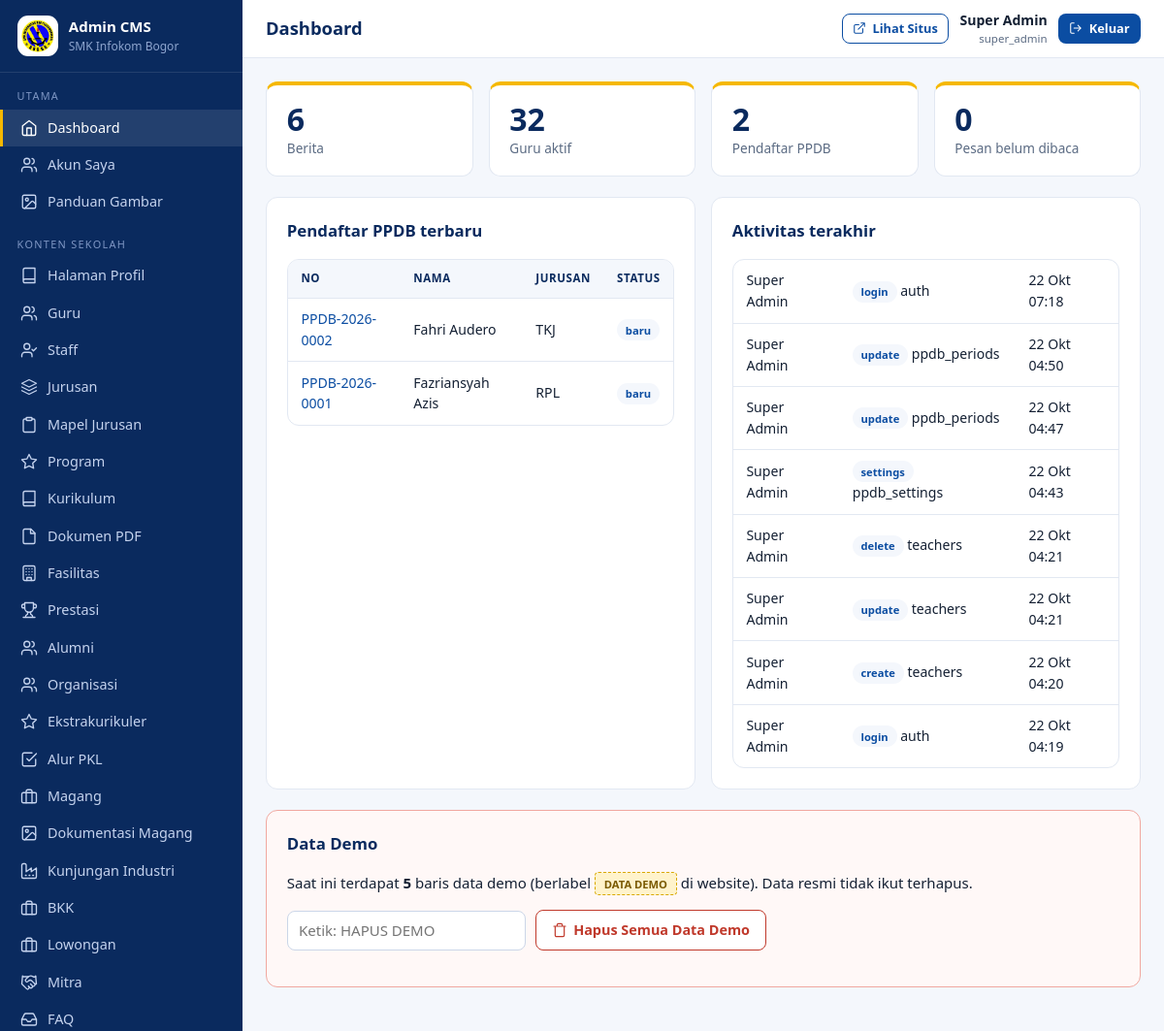
The page /admin/dashboard (signed in) on the database its author committed.
### tables this page shows
CREATE TABLE `users` (
  `id` int(10) UNSIGNED NOT NULL,
  `name` varchar(100) NOT NULL,
  `email` varchar(150) NOT NULL,
  `password` varchar(255) NOT NULL,
  `role_id` int(10) UNSIGNED NOT NULL,
  `is_active` tinyint(1) NOT NULL DEFAULT 1,
  `must_change_password` tinyint(1) NOT NULL DEFAULT 0,
  `last_login_at` datetime DEFAULT NULL,
  `created_at` timestamp NOT NULL DEFAULT current_timestamp(),
  `updated_at` timestamp NOT NULL DEFAULT current_timestamp() ON UPDATE current_timestamp()
);

CREATE TABLE `roles` (
  `id` int(10) UNSIGNED NOT NULL,
  `slug` varchar(40) NOT NULL,
  `name` varchar(80) NOT NULL,
  `created_at` timestamp NOT NULL DEFAULT current_timestamp()
);

CREATE TABLE `ppdb_registrants` (
  `id` int(10) UNSIGNED NOT NULL,
  `reg_number` varchar(30) NOT NULL,
  `verify_token` char(32) NOT NULL,
  `period_id` int(10) UNSIGNED NOT NULL,
  `major_id` int(10) UNSIGNED NOT NULL,
  `name` varchar(150) NOT NULL,
  `nisn` char(10) NOT NULL,
  `school_origin` varchar(150) NOT NULL,
  `birth_place` varchar(100) NOT NULL,
  `birth_date` date NOT NULL,
  `gender` char(1) NOT NULL,
  `address` varchar(300) NOT NULL,
  `phone` varchar(20) NOT NULL,
  `email` varchar(150) DEFAULT NULL,
  `father_name` varchar(150) NOT NULL,
  `mother_name` varchar(150) NOT NULL,
  `parent_job` varchar(100) NOT NULL,
  `parent_income` varchar(60) NOT NULL,
  `photo` varchar(255) DEFAULT NULL,
  `status` varchar(20) NOT NULL DEFAULT 'baru',
  `note` varchar(300) DEFAULT NULL,
  `ip` varchar(45) DEFAULT NULL,
  `deleted_at` datetime DEFAULT NULL,
  `created_at` timestamp NOT NULL DEFAULT current_timestamp()
);

CREATE TABLE `majors` (
  `id` int(10) UNSIGNED NOT NULL,
  `code` varchar(10) NOT NULL,
  `slug` varchar(20) NOT NULL,
  `name` varchar(120) NOT NULL,
  `short_desc` varchar(300) DEFAULT NULL,
  `description` text DEFAULT NULL,
  `competencies` text DEFAULT NULL,
  `materials` text DEFAULT NULL,
  `practices` text DEFAULT NULL,
  `facilities_text` text DEFAULT NULL,
  `career` text DEFAULT NULL,
  `certifications` text DEFAULT NULL,
  `activities` text DEFAULT NULL,
  `cover` varchar(255) DEFAULT NULL,
  `logo` varchar(255) DEFAULT NULL,
  `icon` varchar(40) NOT NULL DEFAULT 'cpu',
  `ppdb_quota` int(10) UNSIGNED NOT NULL DEFAULT 72,
  `sort_order` int(11) NOT NULL DEFAULT 0,
  `is_active` tinyint(1) NOT NULL DEFAULT 1,
  `is_demo` tinyint(1) NOT NULL DEFAULT 0,
  `updated_at` timestamp NOT NULL DEFAULT current_timestamp() ON UPDATE current_timestamp()
);

CREATE TABLE `activity_logs` (
  `id` bigint(20) UNSIGNED NOT NULL,
  `user_id` int(10) UNSIGNED DEFAULT NULL,
  `action` varchar(40) NOT NULL,
  `module` varchar(60) NOT NULL,
  `record_id` int(10) UNSIGNED DEFAULT NULL,
  `detail` varchar(500) DEFAULT NULL,
  `ip` varchar(45) NOT NULL,
  `user_agent` varchar(255) DEFAULT NULL,
  `created_at` timestamp NOT NULL DEFAULT current_timestamp()
);

### core/View.php (called while the page is built, shortened)
<?php
final class View
{
    public static function page(string $view, array $data = [], string $layout = 'layouts/main'): void
    {
        extract($data, EXTR_SKIP);
        require BASE_PATH . '/views/' . $view . '.php';
        $content = ob_get_clean();
        require BASE_PATH . '/views/' . $layout . '.php';
    }
    public static function admin(string $view, array $data = []): void
    {
        self::page('admin/' . $view, $data, 'layouts/admin');
    }
}

### controllers/AdminController.php (called while the page is built, shortened)
<?php
final class AdminController
{
    public function dashboard(): void
    {
        $count = fn(string $sql) => (int)Database::val($sql);
        View::admin('dashboard', [
            'title' => 'Dashboard',
            'stats' => [
                ['Berita', $count('SELECT COUNT(*) FROM news WHERE deleted_at IS NULL'), 'news'],
                ['Guru aktif', $count('SELECT COUNT(*) FROM teachers WHERE is_active=1'), 'teachers'],
                ['Pendaftar PPDB', $count('SELECT COUNT(*) FROM ppdb_registrants WHERE deleted_at IS NULL'), 'ppdb'],
                ['Pesan belum dibaca', $count('SELECT COUNT(*) FROM contact_messages WHERE is_read=0'), 'pesan'],
            ],
            'recent' => Auth::can('ppdb.manage') ? Database::all('SELECT r.id, r.reg_number, r.name, r.status, r.created_at, m.code FROM ppdb_registrants r JOIN majors m ON m.id=r.major_id WHERE r.deleted_at IS NULL ORDER BY r.id DESC LIMIT 5') : [],
            'logs' => Auth::can('logs.view') ? Database::all('SELECT l.*, u.name AS user_name FROM activity_logs l LEFT JOIN users u ON u.id=l.user_id ORDER BY l.id DESC LIMIT 8') : [],
            'demoCount' => $this->demoCount(),
        ]);
    }
    private function demoCount(): int
    {
        $n = 0;
        foreach (demo_tables() as $t) if (table_has($t, 'is_demo')) $n += (int)Database::val("SELECT COUNT(*) FROM `$t` WHERE is_demo=1");
        return $n;
    }
}

### index.php (called while the page is built, shortened)
<?php
Router::dispatch();

### core/Database.php (called while the page is built, shortened)
<?php
final class Database
{
    private static ?PDO $pdo = null;
    public static function pdo(): PDO
    {
        if (self::$pdo) return self::$pdo;
        $dsn = sprintf('mysql:host=%s;port=%s;dbname=%s;charset=utf8mb4', env('DB_HOST', '127.0.0.1'), env('DB_PORT', '3306'), env('DB_NAME', 'smk_infokom_bogor'));
        try {
            self::$pdo = new PDO($dsn, env('DB_USER', 'root'), env('DB_PASS', ''), [
                PDO::ATTR_ERRMODE => PDO::ERRMODE_EXCEPTION,
                PDO::ATTR_DEFAULT_FETCH_MODE => PDO::FETCH_ASSOC,
                PDO::ATTR_EMULATE_PREPARES => false,
                PDO::MYSQL_ATTR_INIT_COMMAND => "SET NAMES utf8mb4, time_zone = '" . date('P') . "'",
            ]);
        } catch (PDOException $e) {
            error_log('DB connect: ' . $e->getMessage());
            http_response_code(500);
            View::raw('errors/db', []);
            exit;
        }
        return self::$pdo;
    }
    public static function all(string $sql, array $p = []): array
    {
        $s = self::pdo()->prepare($sql);
        $s->execute($p);
        return $s->fetchAll();
    }
    public static function one(string $sql, array $p = []): ?array
    {
        $s = self::pdo()->prepare($sql);
        $s->execute($p);
        $r = $s->fetch();
        return $r === false ? null : $r;
    }
}

### core/Auth.php (called while the page is built, shortened)
<?php
final class Auth
{
    public static function user(): ?array
    {
        static $u = false;
        if ($u !== false) return $u;
        $id = $_SESSION['uid'] ?? null;
        $u = $id ? Database::one('SELECT u.id,u.name,u.email,u.role_id,u.is_active,r.slug AS role FROM users u JOIN roles r ON r.id=u.role_id WHERE u.id=? AND u.is_active=1', [$id]) : null;
        return $u;
    }
    public static function check(): bool { return self::user() !== null; }
    public static function can(string $perm): bool
    {
        $u = self::user();
        if ($u['role'] === 'super_admin') return true;
        static $cache = [];
        return in_array($perm, $cache[$u['role_id']], true);
    }
}

### middleware/AuthMw.php (called while the page is built, shortened)
<?php
final class AuthMw
{
    public static function handle(?string $arg = null): void
    {
        if (!Auth::check()) {
            if (wants_json()) json_out(['ok' => false, 'message' => 'Belum login.'], 401);
            redirect('admin/login');
        }
        $u = Auth::user();
    }
}

### views/admin/dashboard.php (the view, shortened to what this page needs)
<div class="cards"><?php foreach ($stats as [$l, $v, $k]): ?><div class="kpi"><b><?= (int)$v ?></b><span><?= e($l) ?></span></div><?php endforeach; ?></div>
<div class="row2">
<?php if ($recent): ?><div class="panel"><h2>Pendaftar PPDB terbaru</h2><div class="table-wrap"><table class="t"><thead><tr><th>No</th><th>Nama</th><th>Jurusan</th><th>Status</th></tr></thead><tbody><?php foreach ($recent as $r): ?><tr><td><a href="<?= e(url('admin/ppdb/' . $r['id'])) ?>"><?= e($r['reg_number']) ?></a></td><td><?= e($r['name']) ?></td><td><?= e($r['code']) ?></td><td><span class="badge"><?= e($r['status']) ?></span></td></tr><?php endforeach; ?></tbody></table></div></div><?php endif; ?>
<?php if ($logs): ?><div class="panel"><h2>Aktivitas terakhir</h2><div class="table-wrap"><table class="t"><tbody><?php foreach ($logs as $l): ?><tr><td><?= e($l['user_name'] ?: 'sistem') ?></td><td><span class="badge"><?= e($l['action']) ?></span> <?= e($l['module']) ?></td><td><?= e(fmt_date($l['created_at'], 'd M H:i')) ?></td></tr><?php endforeach; ?></tbody></table></div></div><?php endif; ?>
</div>
<?php if (Auth::user()['role'] === 'super_admin'): ?>
<div class="panel danger-zone"><h2>Data Demo</h2><p>Saat ini terdapat <strong><?= (int)$demoCount ?></strong> baris data demo (berlabel <span class="badge badge-demo">DATA DEMO</span> di website). Data resmi tidak ikut terhapus.</p>
<form method="post" action="<?= e(url('admin/demo/hapus')) ?>" class="toolbar" data-confirm="Hapus SEMUA data demo? Tindakan ini tidak dapat dibatalkan."><?= Csrf::field() ?><input name="confirm" placeholder="Ketik: HAPUS DEMO" required autocomplete="off"><button class="btn btn-danger" type="submit"><?= icon('trash', 16) ?> Hapus Semua Data Demo</button></form></div>
<?php endif; ?>

### core/Router.php (shortened to what this page needs)
<?php
final class Router
{
    private static array $routes = [];
    public static function add(string $method, string $pattern, callable|array $handler, array $mw = []): void
    {
        $regex = '#^' . preg_replace('#\{([a-z_]+)\}#', '(?P<$1>[^/]+)', $pattern) . '/?$#';
        self::$routes[] = [$method, $regex, $handler, $mw];
    }
    public static function dispatch(): void
    {
        $uri = parse_url($_SERVER['REQUEST_URI'] ?? '/', PHP_URL_PATH) ?: '/';
        $uri = '/' . trim($uri, '/');
        foreach (self::$routes as [$m, $regex, $handler, $mw]) {
            if (!preg_match($regex, $uri, $mt)) continue;
            $params = array_filter($mt, 'is_string', ARRAY_FILTER_USE_KEY);
            foreach ($mw as $name) {
                [$cls, $arg] = array_pad(explode(':', $name, 2), 2, null);
                $cls::handle($arg);
            }
            if (is_array($handler)) { [$c, $fn] = $handler; (new $c())->$fn(...array_values($params)); }
            else $handler(...array_values($params));
            return;
        }
    }
}

### views/layouts/admin.php (shortened to what this page needs)
<?php
$u = Auth::user();
$path = '/' . trim(substr((string)parse_url($_SERVER['REQUEST_URI'] ?? '/', PHP_URL_PATH), strlen(base_path_url())), '/');
?>
<!doctype html>
<html lang="id"><head><meta charset="utf-8"><meta name="viewport" content="width=device-width,initial-scale=1"><meta name="robots" content="noindex,nofollow">
<title><?= e($title ?? 'Admin') ?> — Admin <?= e(setting('school_short', 'SMK Infokom')) ?></title>
<link rel="stylesheet" href="<?= e(asset('css/admin.css')) ?>"></head>
<body data-base="<?= e(rtrim(url(''), '/')) ?>">
<aside class="sidebar" id="sidebar"><div class="side-brand"><?php if (setting('logo')): ?><span class="brand-logo"><img src="<?= e(upload_url(setting('logo'))) ?>" alt="" width="40" height="40"></span><?php else: ?><span class="brand-mark"><?= icon('cpu', 22) ?></span><?php endif; ?><div><strong>Admin CMS</strong><small><?= e(setting('school_short')) ?></small></div></div>
<nav aria-label="Menu admin"><?php foreach ($menu as [$group, $items]): $vis = array_filter($items, fn($i) => $i[3]); if (!$vis) continue; ?>
  <div class="side-group"><?= e($group) ?></div>
  <?php foreach ($vis as [$label, $href, $ic]): $act = $path === '/' . $href || ($href !== 'admin/dashboard' && str_starts_with($path, '/' . $href . '/')) || ($href !== 'admin/dashboard' && $path === '/' . $href); ?>
    <a href="<?= e(url($href)) ?>" class="<?= $act ? 'is-active' : '' ?>"><?= icon($ic, 18) ?> <span><?= e($label) ?></span></a>
  <?php endforeach; endforeach; ?></nav></aside>
<div class="main">
  <header class="topbar"><button class="icon-btn" id="sideToggle" type="button" aria-label="Menu"><?= icon('layers', 22) ?></button><h1><?= e($title ?? '') ?></h1>
    <div class="top-right"><a class="btn btn-sm btn-outline" href="<?= e(url('/')) ?>" target="_blank" rel="noopener" title="Pintasan keyboard: Ctrl+Shift+L"><?= icon('external', 14) ?> Lihat Situs</a>
      <span class="who"><?= e($u['name'] ?? '') ?> <small><?= e($u['role'] ?? '') ?></small></span>
      <form method="post" action="<?= e(url('admin/logout')) ?>"><?= Csrf::field() ?><button class="btn btn-sm btn-primary" type="submit"><?= icon('log-out', 14) ?> Keluar</button></form></div></header>
  <div class="content"><?php if ($f = flash()): ?><div class="alert alert-<?= e($f['type']) ?>" role="alert"><?= e($f['msg']) ?></div><?php endif; ?>
  <?= $content ?></div>
</div>
</body></html>

### rows shown on the page
users: name "Super Admin", role.slug "super_admin"
ppdb_registrants: reg_number "PPDB-2026-0002", name "Fahri Audero", major.code "TKJ", status "baru"
ppdb_registrants: reg_number "PPDB-2026-0001", name "Fazriansyah Azis", major.code "RPL", status "baru"
activity_logs: user.name "Super Admin", action "login", module "auth", created_at "22 Okt 07:18"
activity_logs: user.name "Super Admin", action "update", module "ppdb_periods", created_at "22 Okt 04:50"
activity_logs: user.name "Super Admin", action "update", module "ppdb_periods", created_at "22 Okt 04:47"
activity_logs: user.name "Super Admin", action "settings", module "ppdb_settings", created_at "22 Okt 04:43"
activity_logs: user.name "Super Admin", action "delete", module "teachers", created_at "22 Okt 04:21"
activity_logs: user.name "Super Admin", action "update", module "teachers", created_at "22 Okt 04:21"
activity_logs: user.name "Super Admin", action "create", module "teachers", created_at "22 Okt 04:20"
activity_logs: user.name "Super Admin", action "login", module "auth", created_at "22 Okt 04:19"

### other values the page prints
setting('school_short') "SMK Infokom Bogor"
$group "UTAMA"
$label "Dashboard"
$label "Akun Saya"
$label "Panduan Gambar"
$group "KONTEN SEKOLAH"
$label "Halaman Profil"
$label "Guru"
$label "Staff"
$label "Jurusan"
$label "Mapel Jurusan"
$label "Program"
$label "Kurikulum"
$label "Dokumen PDF"
$label "Fasilitas"
